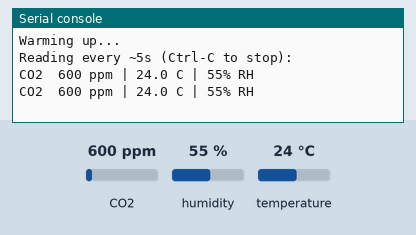
Bench run of a program on a simulated CircuitPython board. Parts: the last lines printed to the serial console. The test bench sets the inputs (shaded band); at power-on: CO2 600 ppm, humidity 55 %, temperature 24 °C. Library files of the repository ran but are not shown: 3 file(s).

Above: at 6.2 s.
6.3 s: CO2 set to 1050 ppm
At 7.6 s:
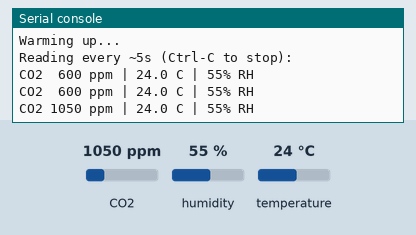
10.3 s: humidity set to 22 %
At 10.9 s:
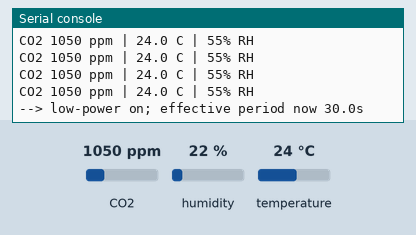
11.8 s: temperature set to 12 °C
At 12.8 s:
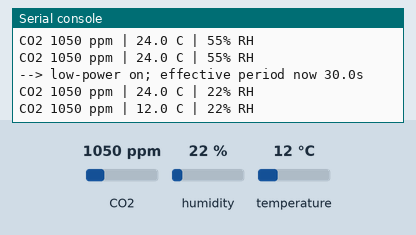

The program:

sensor_smoketest.py
```python
# sensor_smoketest.py
# ----------------------------------------------------------------------
# Minimal on-hardware check of the modular sensor layer ONLY.
#
# Copy `knowco2/` and this file to the KNOWCO2 service volume, then rename this to code.py
# (or run it from the REPL). It exercises detection, identity, reading,
# and the low-power switch on your real sensor — without any of the
# display / Wi-Fi / web code, so it can't disturb your working firmware
# build. It is NOT the full product firmware.
# ----------------------------------------------------------------------

import time
import board

from knowco2 import version, config, state
from knowco2 import sensors

print("KnowCO2 sensor smoke test — firmware", version.FIRMWARE_VERSION,
      "| CircuitPython", version.CP_VERSION)

i2c = board.I2C()
state.sensor = sensors.detect_sensor(i2c)

if state.sensor is None:
    print("No sensor detected. Check wiring / STEMMA QT connector.")
    while True:
        time.sleep(1)

s = state.sensor
state.sensor_model_str = s.model
state.scd_serial_str = s.read_serial()
print("Detected:", s.model,
      "| serial:", s.read_serial(),
      "| low_power:", s.supports_low_power,
      "| normal period:", s.normal_period_s, "s")

# Apply any stored calibration the same way the firmware would.
s.set_asc(True)
s.set_altitude(0)
s.set_ambient_pressure(0)

print("Warming up...")
time.sleep(5)

print("Reading every ~%ss (Ctrl-C to stop):" % int(config.SCD_MEASUREMENT_PERIOD))
last = 0.0
samples = 0
while True:
    now = time.monotonic()
    if now - last > 1.0:
        last = now
        try:
            if s.data_ready:
                co2, temp_c, rh = s.read()
                state.last_co2, state.last_temp_c, state.last_rh = co2, temp_c, rh
                samples += 1
                print("CO2 %4d ppm | %.1f C | %.0f%% RH" % (co2, temp_c, rh))
                # After 6 good samples, demonstrate the low-power switch once.
                if samples == 6 and s.supports_low_power:
                    period = s.set_low_power(True)
                    print("--> low-power on; effective period now %ss" % period)
        except RuntimeError as err:
            print("read error (CRC/I2C):", err)
            s.recover(low_power=state.energy_mode)
    time.sleep(0.05)
```

version.py
```python
# knowco2/version.py
# ----------------------------------------------------------------------
# Firmware version string + CircuitPython runtime detection.
# Kept tiny and import-safe so anything (incl. /status JSON) can read it.
# ----------------------------------------------------------------------

import sys as _sys

FIRMWARE_VERSION = "RC-54-USB-v1-test1"


def detect_circuitpython_version():
    """Return the running CircuitPython version, e.g. "10.0.3", or
    "unknown" if it cannot be determined."""
    try:
        impl = getattr(_sys, "implementation", None)
        if impl is not None and hasattr(impl, "version"):
            v = impl.version
            if isinstance(v, tuple) and len(v) >= 3:
                return "%d.%d.%d" % (v[0], v[1], v[2])
            return str(v)
        sv = getattr(_sys, "version", "") or ""
        idx = sv.find("CircuitPython ")
        if idx >= 0:
            tail = sv[idx + len("CircuitPython "):]
            return tail.split()[0].rstrip(";")
        return sv.split(";")[0].strip() or "unknown"
    except Exception:
        return "unknown"


CP_VERSION = detect_circuitpython_version()
```

config.py
```python
# knowco2/config.py
# ----------------------------------------------------------------------
# Immutable configuration constants.
#
# Everything here is a fixed tunable that the firmware reads but never
# reassigns at runtime. Values that DO change while running (current
# thresholds, active colour scheme, current screen, etc.) live in
# state.py instead — keeping the two apart is what makes it safe to
# `from knowco2 import config` anywhere without surprises.
# ----------------------------------------------------------------------

# ── Splash ──────────────────────────────────────────────────────────
SPLASH_BMP = "/assets/splash.bmp"
SPLASH_SECONDS = 4
SPLASH_BG = 0xFFFFFF

# ── Memory monitor ──────────────────────────────────────────────────
MEM_MONITOR_INTERVAL_S = 20

# ── Sampling / windowing ────────────────────────────────────────────
SCD_MEASUREMENT_PERIOD = 5.0
WINDOW_SECONDS = 300.0
WINDOW_SAMPLES = int(WINDOW_SECONDS / SCD_MEASUREMENT_PERIOD) + 1

TREND_DEADBAND = 10.0
TREND_LOOKBACK_SECONDS = 150.0
STATUS_DURATION = 3.0

# ── Sensor freeze detection ─────────────────────────────────────────
SENSOR_FROZEN_WARN_SEC = 30.0
SENSOR_HARD_RESET_SEC = 90.0

# ── Sensor CRC / recovery ───────────────────────────────────────────
SCD_MAX_FAILS_BEFORE_RESET = 3
SCD_RESET_COOLDOWN_SEC = 2.0
SCD_MAX_RECOVERIES_BEFORE_RESET = 3
SCD_SAMPLE_TIMEOUT = 30.0

# ── Calibration parameter limits ────────────────────────────────────
ALTITUDE_MIN = 0
ALTITUDE_MAX = 10000
PRESSURE_MIN_NONZERO = 400
PRESSURE_MAX = 2000

# ── Networking timing ───────────────────────────────────────────────
STA_RECONNECT_COOLDOWN_S = 60.0
NTP_MIN_RETRY_S = 60.0
NTP_SYNC_INTERVAL = 6 * 60 * 60  # seconds
CLOUD_MAX_BACKOFF = 10 * 60
CLOUD_OK_TTL = 300.0
_STA_AUTO_RETRY_INTERVAL = 90.0
_STA_AUTO_RETRY_MAX = 10

# Fast onboarding. Claim exchange and telemetry remain pinned to the compiled
# KnowCO2 API origin; a response may only confirm this exact origin.
CLOUD_ACTIVATION_BASE_URL = "https://api.knowco2.com"
CLOUD_ACTIVATION_PATH = "/v1/devices/activate"
CLOUD_ACTIVATION_TIMEOUT_S = 8
CLOUD_ACTIVATION_RETRY_MIN_S = 15
CLOUD_ACTIVATION_RETRY_MAX_S = 5 * 60
ONBOARDING_CONNECT_DELAY_S = 1.5

# ── NTP ─────────────────────────────────────────────────────────────
NTP_HOSTS = ("time.cloudflare.com", "time.google.com", "pool.ntp.org")
NTP_PORT = 123
NTP_UNIX_DELTA = 2208988800  # seconds between 1900-01-01 and 1970-01-01

# ── CO2 alert thresholds (defaults; live values are in state.py) ────
LOW_THRESHOLD_DEFAULT = 800
MED_THRESHOLD_DEFAULT = 1200
ALERT_THRESHOLD_DEFAULT = 1500

# ── Colour schemes ──────────────────────────────────────────────────
# NORMAL: red/yellow/green traffic light.
# CB: Wong colour-blind-safe palette (sky-blue / amber / vermillion).
SCHEME_NORMAL = {"low": 0x00FF00, "med": 0xFFFF00, "alert": 0xFF0000}
SCHEME_CB = {"low": 0x56B4E9, "med": 0xE69F00, "alert": 0xD55E00}

# ── Low Power / Energy Saver mode ───────────────────────────────────
LP_A_HOLD_SECONDS = 2.0
ENERGY_LP_BRIGHTNESS = 0.20
ENERGY_LP_SLEEP_S = 0.05
ENERGY_LP_CLOUD_MULT = 5
ENERGY_LP_MQTT_MULT = 5
ENERGY_LP_AIO_MULT = 5

# ── Battery thresholds ──────────────────────────────────────────────
BATT_WARN_PCT = 15
BATT_CRIT_PCT = 5
BATT_BOOT_WARN_V = 3.20

# ── Graph / history ─────────────────────────────────────────────────
MAX_POINTS_DEFAULT = 1000
MAX_WEB_POINTS = 2000

# ── Persistence ─────────────────────────────────────────────────────
SETTINGS_FILE = "settings.json"

# ── Screens ─────────────────────────────────────────────────────────
SCREEN_MAIN = 0
SCREEN_APINFO = 1
SCREEN_REGULATORY = 2

# ── Wi-Fi modes ─────────────────────────────────────────────────────
WIFI_MODE_AP = "ap"
WIFI_MODE_STA = "sta"

# ── Button hold thresholds ──────────────────────────────────────────
D2_HOLD_SECONDS = 2.0
B_HOLD_SECONDS = 2.0

# ── OTA security ────────────────────────────────────────────────────
# OTA firmware writes require EITHER the admin password OR a live
# physical-presence unlock: hold buttons A + B together for
# OTA_UNLOCK_HOLD_SECONDS to open a window of OTA_UNLOCK_WINDOW_SECONDS.
OTA_UNLOCK_HOLD_SECONDS = 3.0
OTA_UNLOCK_WINDOW_SECONDS = 300.0

# ── Safe-mode auto-recovery ─────────────────────────────────────────
# safemode.py reboots out of safe mode up to RECOVERY_MAX_RETRIES
# consecutive times; code.py clears the counter after the device has
# been up for RECOVERY_STABLE_UPTIME_S. NVM bytes used for the counter:
RECOVERY_MAX_RETRIES = 5
RECOVERY_STABLE_UPTIME_S = 60
RECOVERY_NVM_MAGIC_IDX = 0
RECOVERY_NVM_COUNT_IDX = 1

# ── Cloud TLS memory self-heal ──────────────────────────────────────
# A TLS handshake on the ESP32-S3 needs several multi-KB contiguous
# allocations from the ESP-IDF *internal* heap. Below this
# largest-free-block threshold the handshake would fail — and a failed
# wrap_socket leaks the raw socket (connection_manager <= 3.1.8) — so
# we skip the attempt and clean up instead.
CLOUD_TLS_MIN_LARGEST_BLOCK = 24576   # bytes
# After this many CONSECUTIVE memory-class cloud failures, hard-reset
# the MCU (leaked LWIP sockets cannot be reclaimed from Python).
CLOUD_MEMERR_RESET_AFTER = 5
# ...but never within this many seconds of boot (reboot-loop guard;
# safemode.py's NVM retry counter is the second backstop).
CLOUD_MEMERR_RESET_MIN_UPTIME_S = 600
# ...and never while the web UI was used within this many seconds
# (protects in-flight OTA uploads from the self-heal reboot).
CLOUD_MEMERR_RESET_WEB_GRACE_S = 300
# Pause before the single in-send retry after a mem-class failure;
# gives LWIP a moment to reclaim TIME_WAIT socket memory (RC-49).
CLOUD_MEM_RETRY_PAUSE_S = 3
```

state.py
```python
# knowco2/state.py
# ----------------------------------------------------------------------
# Shared runtime state.
#
# WHY THIS MODULE EXISTS
# ----------------------
# The original single-file firmware kept ~80 module-level variables and
# mutated them from functions using the `global` keyword. That works in
# one file. It does NOT work once the code is split across modules,
# because Python's `global` only ever refers to the *current module's*
# namespace — a `global last_co2` inside sensor.py and a `global last_co2`
# inside ui.py refer to two different variables.
#
# The fix is to keep all cross-module mutable state as attributes on ONE
# module that everybody imports:
#
#     from knowco2 import state
#     ...
#     state.last_co2 = co2            # write
#     if state.last_co2 is not None:  # read
#
# Because `state` is a singleton module object, every other module sees
# the same values. Migrating a function from the old file is mechanical:
#   * delete its `global X, Y` line
#   * prefix each shared name with `state.`  (state.X, state.Y)
#   * leave purely-local variables untouched
#
# Constants that never change at runtime live in config.py, not here.
# ----------------------------------------------------------------------

from . import config

# ── Live CO2 alert thresholds (start at defaults, changed via settings) ──
LOW_THRESHOLD = config.LOW_THRESHOLD_DEFAULT
MED_THRESHOLD = config.MED_THRESHOLD_DEFAULT
ALERT_THRESHOLD = config.ALERT_THRESHOLD_DEFAULT

# Active colour scheme (swapped by apply_color_scheme()).
active_scheme = config.SCHEME_NORMAL

# Live graph history cap (changed via settings).
MAX_POINTS = config.MAX_POINTS_DEFAULT

# ── Settings dict (loaded from settings.json) ───────────────────────
settings = {}

# ── Filesystem writability (read-only while the service volume is USB-mounted) ─
fs_readonly = False
fs_warned = False

# ── Diagnostics surfaced in /status ─────────────────────────────────
import time as _time
boot_time_mono = _time.monotonic()
mem_free_min = 1_000_000_000
mem_free_max = 0
mem_free_ema = 0.0
mem_samples = 0
last_gc_ts = 0.0

# ── UI / display state ──────────────────────────────────────────────
screen = config.SCREEN_MAIN
temp_mode = "F"
display_mode = 0
alerts_enabled = True
graph_scale_mode = "fixed"
status_timeout = 0.0
alert_triggered = False
graph_drawing = False
graph_refresh_needed = False
# Deferred QR rebuild (RC-50): screen switches must be instant, so QR
# generation (~1s of pure-Python miniqr work) runs from the main loop
# when idle, exactly like the graph redraw.
qr_refresh_needed = False
# payload -> module count cache so QR sizing never regenerates a code.
_qr_mod_cache = {}
sensor_frozen_shown = False
rate_of_change = None

# ── Latest sensor readings ──────────────────────────────────────────
last_co2 = None
last_co2_prev = None
last_temp_c = None
last_rh = None
co2_history = []

# ── Sensor object + health counters ─────────────────────────────────
sensor = None                 # CO2Sensor instance (was `scd`)
sensor_model_str = "SCD"
scd_serial_str = None
scd_init_failed = False
sensor_warned = False
scd_crc_failures = 0
scd_recoveries = 0
last_scd_reset = 0.0
last_scd_sample_ts = 0.0

# ── Buttons ─────────────────────────────────────────────────────────
# RC-52: edge-tracking fields (prev_a/b/c, *_hold_*, *_pending) retired —
# gesture state now lives in knowco2.buttons.Buttons (queued events).
# A+B combo hold → physical-presence OTA unlock window.
# ota_unlock_until is a time.monotonic() deadline; 0.0 means locked.
ota_unlock_until = 0.0

# ── Safe-mode recovery diagnostics ──────────────────────────────────
# Consecutive safemode.py auto-recoveries that preceded this boot
# (0 = clean boot). Counter cleared after stable uptime.
safe_mode_recoveries = 0
_recovery_cleared = False

# ── Energy / low-power mode ─────────────────────────────────────────
energy_mode = False
_scd_period_effective = config.SCD_MEASUREMENT_PERIOD
_save_deferred_ts = 0.0

# ── Battery / fuel gauge ────────────────────────────────────────────
fuel_gauge = None
fuel_gauge_kind = None
fuel_bus_name = None
cached_vbat = None
cached_pct = None

# ── Identity ────────────────────────────────────────────────────────
hwid_hex = None
board_id_str = None

# ── Networking: Wi-Fi / HTTP / mDNS ─────────────────────────────────
wifi_mode = config.WIFI_MODE_AP
http_server_sock = None
socket_pool = None
ip_str_cached = None
mdns_hostname = None
mdns_server = None
_wd = None                    # hardware watchdog handle

last_sta_reconnect_attempt = 0.0
_sta_fallback = False
_sta_auto_retry_count = 0
last_sta_auto_retry = 0.0

# ── QR code widgets / rebuild cache ─────────────────────────────────
qr_tilegrid_wifi = None
qr_tilegrid_url = None
qr_caption1 = None
qr_caption2 = None
qr_page_indicator = None
_qr_page = 0
_last_wifi_payload = None
_last_url_payload = None
_last_qr_page = None
_last_qr_target_modules = None
_last_qr_scale = None
_last_qr_right_x = None

# ── NTP ─────────────────────────────────────────────────────────────
ntp_synced = False
ntp_sync_pending = True
last_ntp_sync = 0.0
last_ntp_attempt = 0.0

# ── Cloud upload ────────────────────────────────────────────────────
cloud_enabled = False
cloud_api_url = ""
cloud_device_id = ""
cloud_device_token = ""
cloud_interval_sec = 60
last_cloud_send = 0.0
cloud_failures = 0
cloud_last_ok = 0.0
cloud_last_http = None
cloud_last_error = ""
cloud_last_attempt_ts = 0

# Fast onboarding. The temporary credential is RAM-only and is lost safely on
# power loss. The remaining fields contain only status/timing.
pending_cloud_claim = None
cloud_activation_request_id = None
cloud_activation_state = "unconfigured"
cloud_activation_error = ""
cloud_activation_failures = 0
cloud_activation_next_attempt = 0.0
onboarding_connect_after = 0.0

# Reusable TLS context + requests Session (kept alive to avoid socket leaks).
# Invalidated by Wi-Fi mode switches so a fresh one is built per network.
cloud_session = None
cloud_ctx = None

# ── Cloud TLS memory self-heal (RC-48) ──────────────────────────────
# Consecutive memory-class cloud failures (MemoryError / "Out of
# sockets" / pre-flight low-heap skip). Reset to 0 on any successful
# POST; drives the bounded hard-reset in telemetry.cloud.
cloud_consec_memerr = 0
# Last-observed ESP-IDF *internal* heap stats (bytes) — the heap mbedTLS
# uses for TLS; independent of gc.mem_free() (PSRAM). None = unknown.
idf_free = None
idf_largest_block = None
# Forensics captured AT the moment of the last cloud failure (RC-48v3):
# traceback tail of the failing line + heap picture when it failed.
cloud_last_trace = ""
# monotonic time of the last handled HTTP request; the cloud mem-reset
# defers while someone is actively using the web UI (RC-48v4) so the
# self-heal reboot can never kill an in-flight OTA upload.
last_http_ts = 0.0

idf_free_at_fail = None
idf_largest_at_fail = None
mem_free_at_fail = None

# ── MQTT / Adafruit IO timing ───────────────────────────────────────
last_mqtt_send = 0.0
last_aio_send = 0.0
mqtt_discovery_sent = False
```

Source omitted: base.py (7634 bytes), scd4x.py (3264 bytes), sunrise.py (7762 bytes), stcc4.py (8101 bytes)

Measured:
- after the input at 6.3 s, the serial console: prints a new line after 0.71 s (image 1)
- after the input at 11.8 s, the serial console: prints a new line after 0.22 s (image 3)
